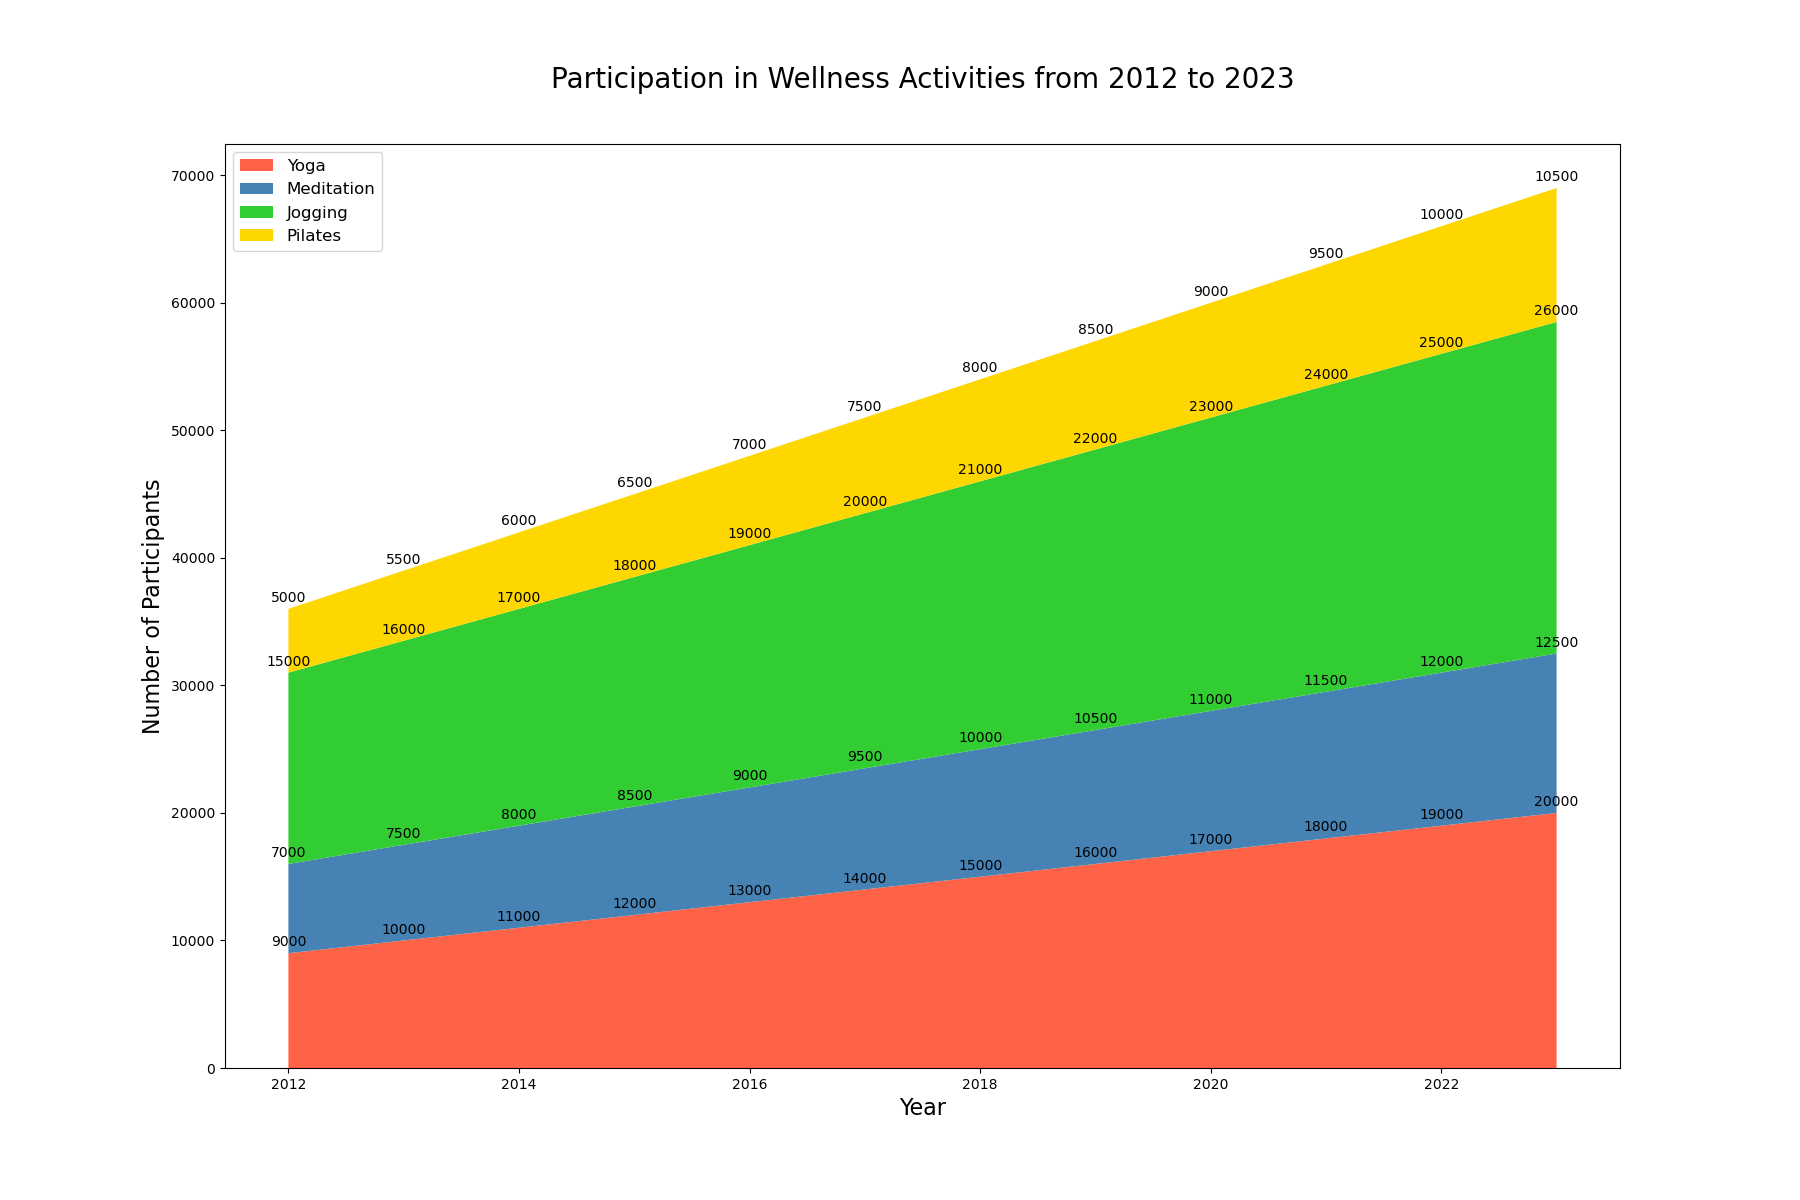

Reproduce this figure in Python.

import matplotlib.pyplot as plt

# Data for stacked area chart
years = range(2012, 2024)
yoga = [9000, 10000, 11000, 12000, 13000, 14000, 15000, 16000, 17000, 18000, 19000, 20000]
meditation = [7000, 7500, 8000, 8500, 9000, 9500, 10000, 10500, 11000, 11500, 12000, 12500]
jogging = [15000, 16000, 17000, 18000, 19000, 20000, 21000, 22000, 23000, 24000, 25000, 26000]
pilates = [5000, 5500, 6000, 6500, 7000, 7500, 8000, 8500, 9000, 9500, 10000, 10500]

# Plot
plt.figure(figsize=(18, 12))  # Change width and height of the chart
plt.stackplot(years, yoga, meditation, jogging, pilates, 
              colors=['#FF6347', '#4682B4', '#32CD32', '#FFD700'])

# Customize the plot
plt.title('Participation in Wellness Activities from 2012 to 2023', fontsize=20, pad=40)
plt.xlabel('Year', fontsize=16)
plt.ylabel('Number of Participants', fontsize=16)
plt.legend(['Yoga', 'Meditation', 'Jogging', 'Pilates'], loc='upper left', fontsize=12)

# Annotation
for i, y in enumerate(years):
    plt.annotate(f'{yoga[i]}', (y, yoga[i]), textcoords="offset points", xytext=(0,5), ha='center', fontsize=10)
    plt.annotate(f'{meditation[i]}', (y, yoga[i] + meditation[i]), textcoords="offset points", xytext=(0,5), ha='center', fontsize=10)
    plt.annotate(f'{jogging[i]}', (y, yoga[i] + meditation[i] + jogging[i]), textcoords="offset points", xytext=(0,5), ha='center', fontsize=10)
    plt.annotate(f'{pilates[i]}', (y, yoga[i] + meditation[i] + jogging[i] + pilates[i]), textcoords="offset points", xytext=(0,5), ha='center', fontsize=10)

plt.show()
